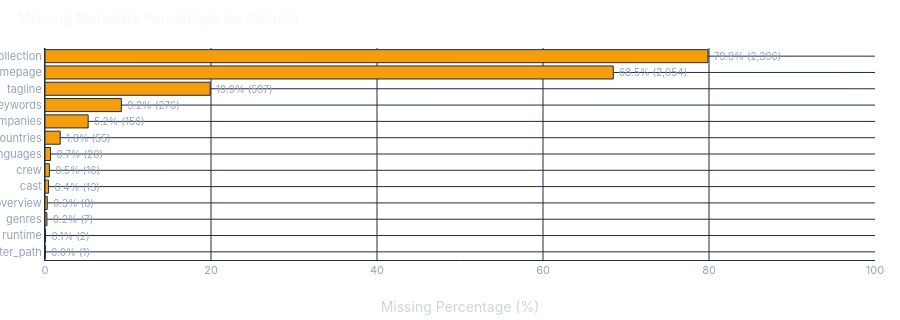

The cell this chart's notebook holds for it:
### Markdown cell above
## 4. Missing Values, Duplicates, and Suspicious Quantities

Analyze duplicate records, column missingness, and unrecorded zero budgets/runtimes.

### Code cell
dup_count = raw_df.duplicated().sum()
zero_budgets = (pd.to_numeric(raw_df['budget'], errors='coerce') <= 0).sum()
zero_runtimes = (pd.to_numeric(raw_df['runtime'], errors='coerce') <= 0).sum()

print(f"Duplicate Records: {dup_count}")
print(f"Unrecorded / Zero Budgets: {zero_budgets:,} ({zero_budgets / len(raw_df) * 100:.1f}%)")
print(f"Unrecorded / Zero Runtimes: {zero_runtimes:,} ({zero_runtimes / len(raw_df) * 100:.1f}%)")

null_counts = raw_df.isna().sum()
missing_summary = pd.DataFrame({
    'column': null_counts[null_counts > 0].index,
    'missing_count': null_counts[null_counts > 0].values,
    'missing_pct': (null_counts[null_counts > 0].values / len(raw_df) * 100).round(2)
})
fig_missing = plot_missing_values_summary(missing_summary)
fig_missing.show()

### Figure 1 — Plotly figure (JSON) as saved in the notebook; plotly's stock layout.template omitted (floating-point values rounded to 4 significant figures)
{"data": [{"hovertemplate": "<b>%{y}</b><br>Missing: %{x:.2f}%<extra></extra>", "marker": {"color": "#F59E0B", "line": {"color": "#1E2B44", "width": 1}}, "orientation": "h", "text": [" 0.0% (1)", " 0.1% (2)", " 0.2% (7)", " 0.3% (8)", " 0.4% (13)", " 0.5% (16)", " 0.7% (20)", " 1.8% (55)", " 5.2% (156)", " 9.2% (276)", " 19.9% (597)", " 68.5% (2,054)", " 79.9% (2,396)"], "textfont": {"color": "#94A3B8", "size": 10}, "textposition": "outside", "type": "bar", "x": [0.03, 0.07, 0.23, 0.27, 0.43, 0.53, 0.67, 1.83, 5.2, 9.2, 19.9, 68.47, 79.87], "y": ["poster_path", "runtime", "genres", "overview", "cast", "crew", "spoken_languages", "production_countries", "production_companies", "Keywords", "tagline", "homepage", "belongs_to_collection"]}], "layout": {"colorway": ["#00D2FF", "#818CF8", "#38BDF8", "#10B981", "#F59E0B", "#EC4899", "#F97316", "#14B8A6"], "font": {"color": "#CBD5E1", "family": "Inter, Segoe UI, sans-serif", "size": 12}, "height": 320, "hoverlabel": {"bgcolor": "#141C2E", "bordercolor": "#2B3B59", "font": {"color": "#F8FAFC", "family": "Inter, Segoe UI, sans-serif", "size": 12}}, "legend": {"bgcolor": "rgba(20, 28, 46, 0.75)", "bordercolor": "#1E2B44", "borderwidth": 1, "font": {"color": "#CBD5E1", "size": 11}, "orientation": "h", "x": 0.5, "xanchor": "center", "y": -0.18, "yanchor": "top"}, "margin": {"b": 60, "l": 45, "r": 25, "t": 48}, "paper_bgcolor": "rgba(0,0,0,0)", "plot_bgcolor": "rgba(0,0,0,0)", "title": {"font": {"color": "#F8FAFC", "family": "Inter, Segoe UI, sans-serif", "size": 14}, "text": "<b>Missing Metadata Percentage by Column</b>", "x": 0.02, "xanchor": "left", "y": 0.96, "yanchor": "top"}, "xaxis": {"gridcolor": "#1E2B44", "linecolor": "#1E2B44", "range": [0, 100], "tickfont": {"color": "#94A3B8", "size": 11}, "title": {"text": "Missing Percentage (%)"}, "zerolinecolor": "#1E2B44"}, "yaxis": {"gridcolor": "#1E2B44", "linecolor": "#1E2B44", "tickfont": {"color": "#94A3B8", "size": 11}, "title": {"text": ""}, "zerolinecolor": "#1E2B44"}}}
